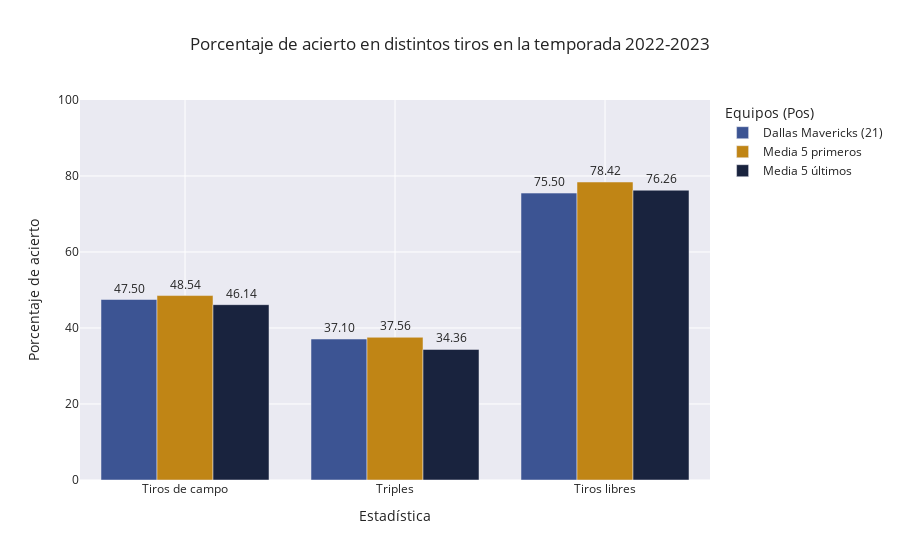

Source (notebook cell):
### Code cell
categories = ["Tiros de campo", "Triples", "Tiros libres"]

values1 = df_dallas.loc[df_dallas.loc[:, "season"] == 2023, ["fg_perc", "threes_perc", "ft_perc"]].values[0]
values2 = df_5_prim_media.loc[df_5_prim_media.loc[:, "season"] == 2023, ["fg_perc", "threes_perc", "ft_perc"]].values[0]
values3 = df_5_ult_media.loc[df_5_ult_media.loc[:, "season"] == 2023, ["fg_perc", "threes_perc", "ft_perc"]].values[0]

team_names = ["Dallas Mavericks (21)", "Media 5 primeros", "Media 5 últimos"]
x_title = 'Estadística'
y_title = 'Porcentaje de acierto'


fig = go.Figure(data=[
    go.Bar(
        name=team_names[0], x=categories, y=values1,
        text=[f"{val:.2f}" for val in values1], textposition='outside',
        marker_color=colors[0] 
    ),
    go.Bar(
        name=team_names[1], x=categories, y=values2,
        text=[f"{val:.2f}" for val in values2], textposition='outside',
        marker_color=colors[1] 
    ),
    go.Bar(
        name=team_names[2], x=categories, y=values3,
        text=[f"{val:.2f}" for val in values3], textposition='outside',
        marker_color=colors[2] 
    )
])

fig.update_layout(
    title='Porcentaje de acierto en distintos tiros en la temporada 2022-2023',
    xaxis_title=x_title,
    yaxis_title=y_title,
    barmode='group',
    legend=dict(title='Equipos (Pos)'),
    yaxis=dict(range=[0, 100]),
    template="seaborn"
)


fig.show()

### Figure 1 — Plotly figure (JSON) as saved in the notebook; plotly's stock layout.template omitted (floating-point values rounded to 4 significant figures)
{"data": [{"marker": {"color": "#3c5493"}, "name": "Dallas Mavericks (21)", "text": ["47.50", "37.10", "75.50"], "textposition": "outside", "type": "bar", "x": ["Tiros de campo", "Triples", "Tiros libres"], "y": [47.5, 37.1, 75.5]}, {"marker": {"color": "#c08515"}, "name": "Media 5 primeros", "text": ["48.54", "37.56", "78.42"], "textposition": "outside", "type": "bar", "x": ["Tiros de campo", "Triples", "Tiros libres"], "y": [48.54, 37.56, 78.42]}, {"marker": {"color": "#19233e"}, "name": "Media 5 últimos", "text": ["46.14", "34.36", "76.26"], "textposition": "outside", "type": "bar", "x": ["Tiros de campo", "Triples", "Tiros libres"], "y": [46.14, 34.36, 76.26]}], "layout": {"barmode": "group", "legend": {"title": {"text": "Equipos (Pos)"}}, "title": {"text": "Porcentaje de acierto en distintos tiros en la temporada 2022-2023"}, "xaxis": {"title": {"text": "Estadística"}}, "yaxis": {"range": [0, 100], "title": {"text": "Porcentaje de acierto"}}}}
